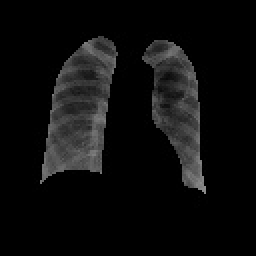
#> input picture denme.jpg, 128 x 128 px (shown 2 times larger)
$ python -i metods.py   (imports and definitions only)
#> lines starting #> are read from the running program, lines starting #| are printed output that depends on the picture; after the words box and inside, x2 and y2 are one past the last pixel; in counts of white or black regions, pixels touching at a corner belong together
#> further down, picture is the input picture: shape (128, 128, 3); min 0, max 141, mean 13.1
import os
import cv2
import random
import numpy as np

from tensorflow.keras.optimizers import *
from tensorflow.keras.models import *
from tensorflow.keras.layers import *
from matplotlib import pyplot as plt
from skimage import measure, color
import numpy as np

import warnings
# [1 line not run here, left out]

# [9 lines left out: function readImages, not called in this run]


def fillHoles(pred_img):
    pred_img = (pred_img/255.)* 255.0
    dilated = cv2.dilate(pred_img.copy(), None, iterations=3) #gray img
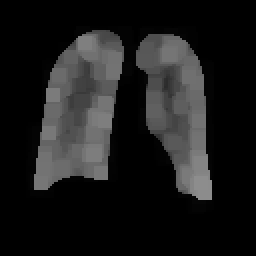
#> dilated: shape (128, 128, 3) float64 (shown 2 times larger); min 0, max 141, mean 27.5
    eroded = cv2.erode(dilated.copy(), None, iterations=3) #gray img
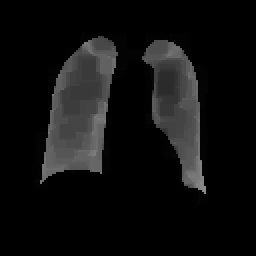
#> eroded: shape (128, 128, 3) float64 (shown 2 times larger); min 0, max 141, mean 15.5
    _ , binary_img = cv2.threshold(eroded, 120, 255, cv2.THRESH_BINARY) #binary img
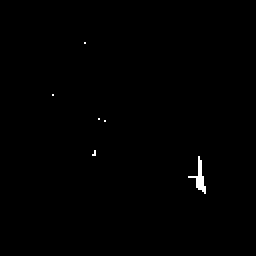
#> binary_img: shape (128, 128, 3) float64 (shown 2 times larger); 0.38% white in thin lines or dots, all inside (x1, y1, x2, y2) = (26, 21, 103, 97)

    return binary_img


# [57 lines left out: functions removeSmallObjects, showRandomPredict, not called in this run]

>>> import cv2
>>> picture = cv2.imread('denme.jpg')
>>> result = fillHoles(picture)
